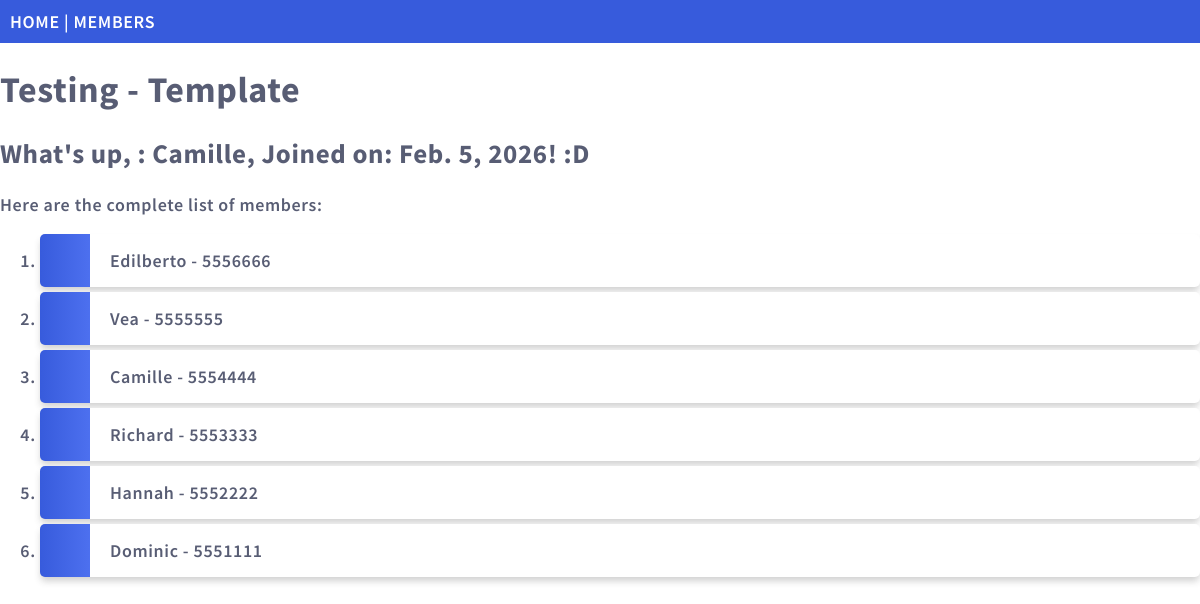
Page /template/ on the committed database.
### members/models.py (models this page shows, shortened)
class Member(models.Model):
    firstname = models.CharField(max_length=255)
    lastname = models.CharField(max_length=255)
    phone = models.IntegerField(null=True)
    joined_date = models.DateField(null=True)

### members/views.py (the view)
# urls.py: path('template/', views.template, name='template'),
def template(request):
    mymembers = Member.objects.all()
    template = loader.get_template('template.html')
    context = {
        'mymembers': mymembers,
    }
    return HttpResponse(template.render(context, request))

### members/templates/template.html (shortened to what this page needs)
{% extends 'master.html' %}
{% block content %}
  <h1>Testing - Template</h1>
    {% if mymembers.2.firstname == 'Camille' %}
        <h2> What's up, : {{ mymembers.2.firstname }}, Joined on: {{mymembers.2.joined_date}}! :D </h2>
    {% endif %}
<p> Here are the complete list of members:</p>
<ol>
    {% for x in mymembers %}
        <li>{{ x.firstname }} - {{ x.phone }}</li>
    {% endfor %}
</ol>
{% endblock %}

### mystaticfiles/mystyles.css (style rules this page uses)
body { margin:0; font: 600 18px 'Source Sans Pro', sans-serif; letter-spacing: 0.64px; color: #585d74; }
li { background-color: #ffffff; background-image: linear-gradient(to right, #375BDC, #4D70EF); background-size: 50px 60px; background-repeat: no-repeat; cursor: pointer; transition: transform .25s; border-radius: 5px; box-shadow: 0 5px 7px -1px rgba(51, 51, 51, 0.23); padding: 15px; padding-left: 70px; margin-top: 5px; }

### rows in the picture
Member: firstname "Camille", joined_date "Feb. 5, 2026", phone "5554444"
Member: firstname "Edilberto", phone "5556666"
Member: firstname "Vea", phone "5555555"
Member: firstname "Richard", phone "5553333"
Member: firstname "Hannah", phone "5552222"
Member: firstname "Dominic", phone "5551111"
